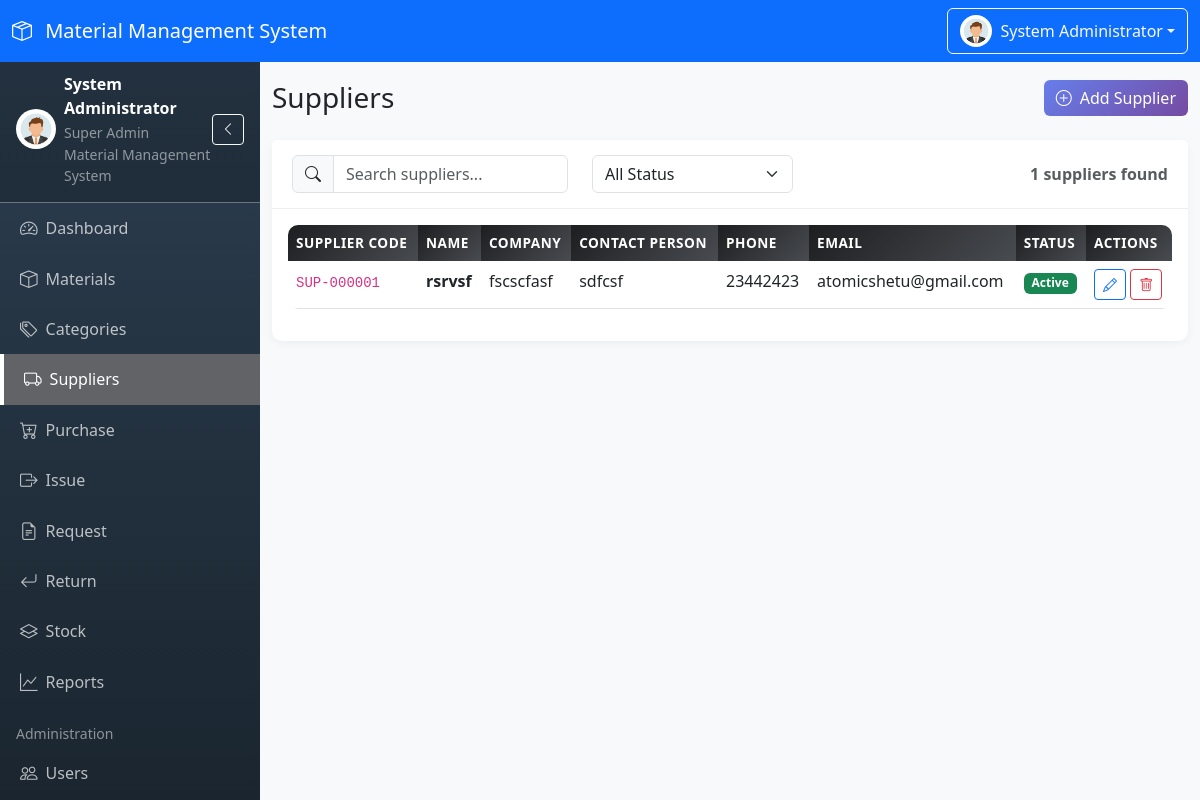
Screenshot of /modules/suppliers/index.php (signed in) with the database file from the repository.
### tables this page shows
CREATE TABLE `suppliers` (
  `id` int(11) NOT NULL,
  `supplier_code` varchar(20) NOT NULL,
  `supplier_name` varchar(100) NOT NULL,
  `company` varchar(100) DEFAULT NULL,
  `contact_person` varchar(100) DEFAULT NULL,
  `phone` varchar(20) DEFAULT NULL,
  `email` varchar(100) DEFAULT NULL,
  `address` text DEFAULT NULL,
  `status` enum('Active','Inactive') NOT NULL DEFAULT 'Active',
  `created_by` int(11) DEFAULT NULL,
  `created_at` timestamp NOT NULL DEFAULT current_timestamp(),
  `updated_at` timestamp NOT NULL DEFAULT current_timestamp() ON UPDATE current_timestamp()
);

### includes/permission_check.php (called while the page is built, shortened)
<?php
function hasPermission($permissionKey) {
    return in_array($permissionKey, $_SESSION['permissions']);
}
        ?>

### modules/suppliers/index.php (the view, shortened to what this page needs)
<?php
require_once __DIR__ . '/../../includes/permission_check.php';
$search = $_GET['search'] ?? '';
$sql = "SELECT s.*, u.full_name as created_by_name
        FROM suppliers s
        LEFT JOIN users u ON s.created_by = u.id
        WHERE 1=1";
$params = [];
$sql .= " ORDER BY s.created_at DESC";
$stmt = $pdo->prepare($sql);
$stmt->execute($params);
$suppliers = $stmt->fetchAll();
require_once __DIR__ . '/../../includes/header.php';
?>
<div class="d-flex justify-content-between align-items-center mb-4">
    <h1 class="h3 mb-0">Suppliers</h1>
    <?php if (hasPermission('suppliers.create')): ?>
    <button class="btn btn-primary" data-bs-toggle="modal" data-bs-target="#createSupplierModal">
        <i class="bi bi-plus-circle me-2"></i>Add Supplier
    </button>
    <?php endif; ?>
</div>
<div class="card">
    <div class="card-header">
        <div class="row align-items-center">
            <div class="col-md-4">
                <div class="input-group">
                    <span class="input-group-text"><i class="bi bi-search"></i></span>
                    <input type="text" class="form-control" id="searchInput" placeholder="Search suppliers..." value="<?php echo htmlspecialchars($search); ?>">
                </div>
            </div>
            <div class="col-md-3">
                <select class="form-select" id="statusFilter">
                    <option value="">All Status</option>
                </select>
            </div>
            <div class="col-md-5 text-end">
                <span class="text-muted"><?php echo count($suppliers); ?> suppliers found</span>
            </div>
        </div>
    </div>
    <div class="card-body">
        <div class="table-responsive">
            <table class="table table-hover">
                <thead>
                    <tr>
                        <th>Supplier Code</th>
                        <th>Name</th>
                        <th>Company</th>
                        <th>Contact Person</th>
                        <th>Phone</th>
                        <th>Email</th>
                        <th>Status</th>
                        <th>Actions</th>
                    </tr>
                </thead>
                <tbody>
                    <?php foreach ($suppliers as $supplier): ?>
                    <tr>
                        <td><code><?php echo htmlspecialchars($supplier['supplier_code']); ?></code></td>
                        <td><strong><?php echo htmlspecialchars($supplier['supplier_name']); ?></strong></td>
                        <td><?php echo htmlspecialchars($supplier['company'] ?? '-'); ?></td>
                        <td><?php echo htmlspecialchars($supplier['contact_person'] ?? '-'); ?></td>
                        <td><?php echo htmlspecialchars($supplier['phone'] ?? '-'); ?></td>
                        <td><?php echo htmlspecialchars($supplier['email'] ?? '-'); ?></td>
                        <td>
                            <span class="badge bg-<?php echo $supplier['status'] === 'Active' ? 'success' : 'secondary'; ?>">
                                <?php echo htmlspecialchars($supplier['status']); ?>
                            </span>
                        </td>
                        <td>
                            <?php if (hasPermission('suppliers.edit')): ?>
                            <button class="btn btn-sm btn-outline-primary" onclick="editSupplier(<?php echo $supplier['id']; ?>)">
                                <i class="bi bi-pencil"></i>
                            </button>
                            <?php endif; ?>
                            <?php if (hasPermission('suppliers.delete')): ?>
                            <button class="btn btn-sm btn-outline-danger" onclick="deleteSupplier(<?php echo $supplier['id']; ?>)">
                                <i class="bi bi-trash"></i>
                            </button>
                            <?php endif; ?>
                        </td>
                    </tr>
                    <?php endforeach; ?>
                </tbody>
            </table>
        </div>
    </div>
</div>
<?php require_once __DIR__ . '/../../includes/footer.php'; ?>

### assets/css/style.css (style rules this page uses)
:root { --primary-color: #667eea; --secondary-color: #764ba2; --sidebar-width: 260px; --sidebar-collapsed-width: 70px; --navbar-height: 56px; }
body { font-family: 'Segoe UI', Tahoma, Geneva, Verdana, sans-serif; background-color: #f8f9fa; overflow-x: hidden; }
.card { border: none; border-radius: 10px; box-shadow: 0 2px 10px rgba(0, 0, 0, 0.05); margin-bottom: 20px; }
.card-header { background: white; border-bottom: 1px solid #eee; padding: 15px 20px; font-weight: 600; border-radius: 10px 10px 0 0; }
.table { border-radius: 10px; overflow: hidden; }
.table thead th { background: linear-gradient(135deg, #1d1e20, #484b50); color: white; border: none; font-weight: 600; text-transform: uppercase; font-size: 0.85rem; letter-spacing: 0.5px; }
.table tbody tr { transition: all 0.2s ease; }
.btn-primary { background: linear-gradient(135deg, var(--primary-color), var(--secondary-color)); border: none; }

### rows the page displays
suppliers: supplier_code "SUP-000001", supplier_name "rsrvsf", company "fscscfasf", contact_person "sdfcsf", phone "23442423", email "atomicshetu@gmail.com", status "Active"

### other values shown
SYSTEM_NAME "Material Management System"
$_SESSION['full_name'] "System Administrator"
$_SESSION['role_name'] "Super Admin"
count($suppliers) "1"
